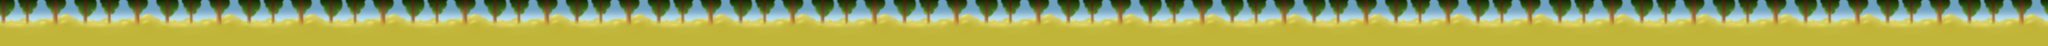

Below is a game level as drawn by its tile map, then a one-line description and the .tmx file that defines it, in full:
An orthogonal 25x1 tile map with 960x540 px tiles, 1 tile layer (Tile Layer 1), 1 hidden layer not drawn.

<map version="1.10" tiledversion="1.10.2" orientation="orthogonal" renderorder="right-down" width="25" height="1" tilewidth="960" tileheight="540" infinite="0" nextlayerid="7" nextobjectid="1">
 <tileset firstgid="1" source="map_bg.tsx" />
 <layer id="5" name="Tile Layer 1" width="25" height="1">
  <data encoding="csv">
2,2,2,2,2,2,2,2,2,2,2,2,2,2,2,2,2,2,2,2,2,2,2,2,2
</data>
 </layer>
 <layer id="6" name="Tile Layer 2" width="25" height="1" visible="0">
  <data encoding="csv">
1,1,1,1,1,1,1,1,1,1,1,1,1,1,1,1,1,1,1,1,1,1,1,1,1
</data>
 </layer>
</map>
